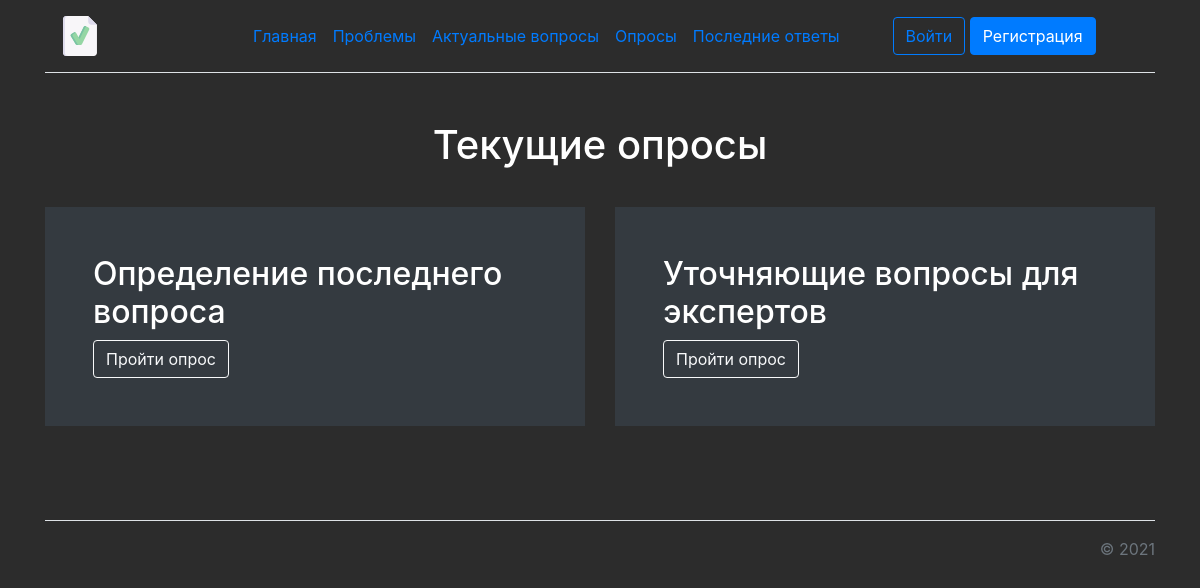
/projects/questionnaire, run on the app's committed database.
### projects/models.py (models this page shows, shortened)
class QuestionIterTwo(models.Model):
    title = models.CharField('Название опроса', max_length=250, blank=True)
    questions = models.ManyToManyField(Question)
    date = models.DateTimeField('Дата создания', default=timezone.now)
    class Meta:
        verbose_name = 'Вопрос итерации 2'
        verbose_name_plural = 'Вопросы итерации 2'

### projects/views.py (the view)
# urls.py: path('questionnaire', views.questionnaire, name='questionnaire'),
def questionnaire(request):
    questionIterTwo = QuestionIterTwo.objects.all().order_by('-date')
    questionsAll = Question.objects.all()
    questions = Question.objects.filter(iter=2)
    data = {
        'questions': questions,
        'questionIterTwo': questionIterTwo
    }
    return render(request, 'projects/questionnaire.html', data)

### projects/templates/projects/questionnaire.html (shortened to what this page needs)
{% extends 'main/layout.html' %}
{% block content %}
<div class="main-content">
    <div class="custom-h1">
        <h1>Текущие опросы</h1>
    </div>
    <div class="row align-items-md-stretch questions-blocks">
        {% if questionIterTwo %}
        {% for item in questionIterTwo %}
        <div class="col-md-6 local-img">
            <div class="h-100 p-5 text-white bg-dark rounded-3">
                <h2>{{ item.title }}</h2>
                <a href="{% url 'questionnaire_details' item.id %}" class="btn btn-outline-light" role="button" data-bs-toggle="button">Пройти опрос</a>
            </div>
            </div>
        {% endfor %}
        {% endif %}
    </div>
</div>
{% endblock %}

### main/static/main/css/main.css (style rules this page uses)
body { background: #2c2c2c; }
main .custom-h1 h1 { color: #fff; text-align: center; padding-bottom: 30px; }
main .main-content { padding-bottom: 30px; }
.questions-blocks { margin-bottom: 20px; }
.local-img { margin-bottom: 20px; }

### data on the page
QuestionIterTwo: title "Определение последнего вопроса"
QuestionIterTwo: title "Уточняющие вопросы для экспертов"
